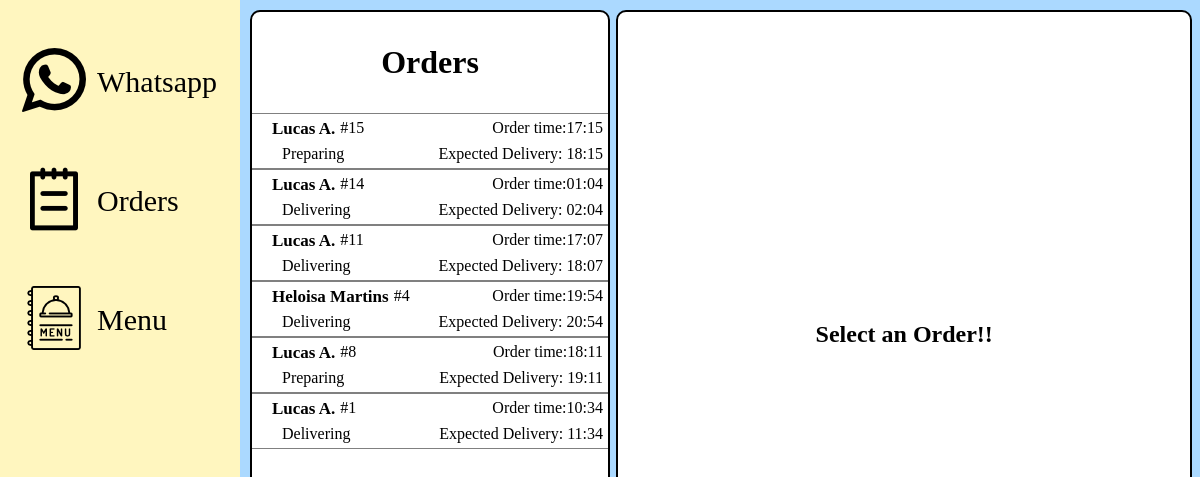
The app's page /manage/, older data.
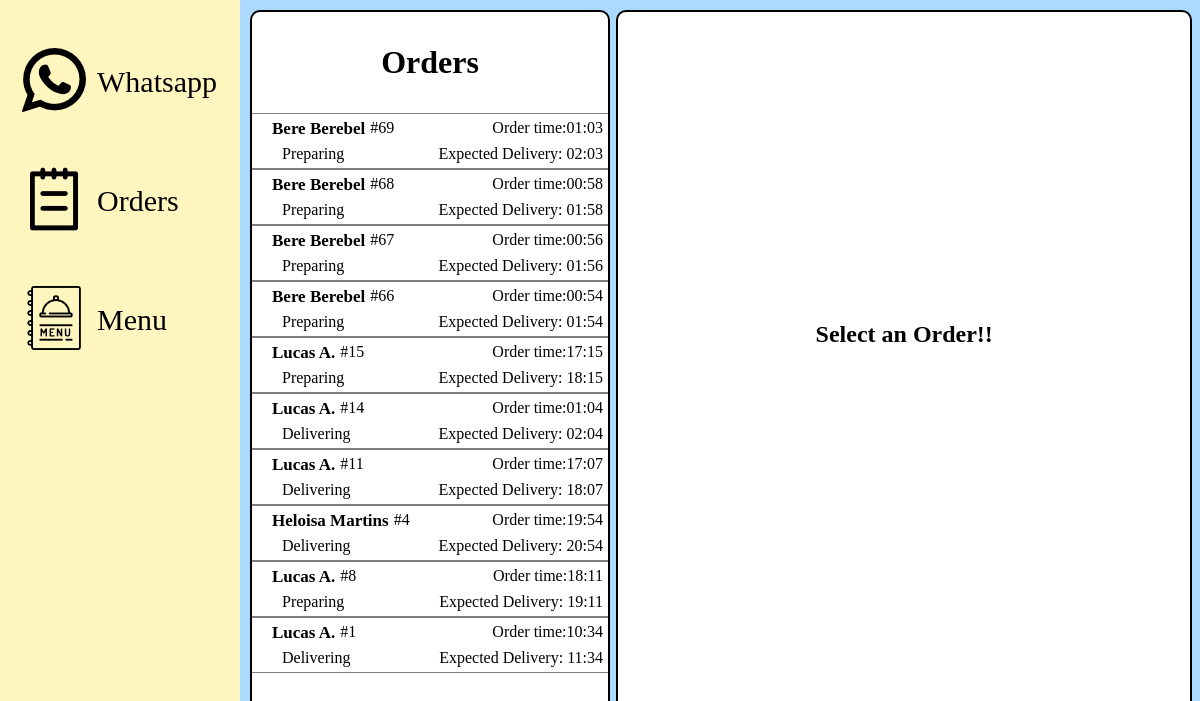
The same page, newer data.
### Bot/models.py (models this page shows, shortened)
class Orders(models.Model):
    contact_id = models.ForeignKey(Contacts, on_delete=models.CASCADE)
    total_value = models.FloatField(blank=True)
    order_date = models.DateTimeField(blank=True, null=True)
    deliver_address = models.TextField(blank=True)
    status = models.CharField(max_length=12, blank=True)
    observation = models.CharField(max_length=250, blank=True)
    def get_id(self):
        return f"{self.id}"
    class Meta: verbose_name_plural = 'Orders'

class Contacts(models.Model):
    name = models.CharField(max_length=32)
    phone_number = models.CharField(max_length=16, unique=True)
    class Meta: verbose_name_plural = 'Contacts'

### Bot/views.py (the view)
# urls.py: path('manage/', manage, name='manage'),
def manage(request, **kwargs):
    orders = Orders.objects.filter(status__in = ('Delivering', 'Preparing')).order_by('-order_date')
    if request.method == 'POST' or kwargs:
        id = kwargs.get('id')
        if request.POST.get('id') != None:
            id = request.POST.get('id')
        active_order = Orders.objects.get(id = id)
        if request.POST.get('print'):
            print_receipt(id)
        if request.POST.get('button_dispatch'):
            active_order.status = 'Delivering'
            send_message(RESPONSES['Delivering'],active_order.contact_id.phone_number,active_order.contact_id)
            active_order.save()
        if request.POST.get('button_finish'):
            active_order.status = 'Done'
            send_interactive_message(RESPONSES["Finish"],active_order.contact_id.phone_number,active_order.contact_id)
            send_message(RESPONSES['Finish_Social'],active_order.contact_id.phone_number,active_order.contact_id)
            active_order.save()
            return redirect('manage')
        num_orders = Orders.objects.filter(contact_id = active_order.contact_id).count()
        order_procuts = Order_Products.objects.filter(order_id = id)
    else:
        active_order = None
        num_orders = 0
        order_procuts = None
    return render(request, 'Manage/manage.html', {'delivery_price' : DELIVERY_PRICE,'orders' : orders, 'delivery_time' : DELIVERY_TIME, 'active_order' : active_order, 'num_order' : num_orders, 'order_products' : order_procuts})

### Bot/templates/Manage/manage.html
{% extends 'main.html' %}
{% load static %}
{% block styles %}
    <link rel="stylesheet" href="{% static 'css/manage.css' %}">
{% endblock %}
{% block content %}
    <section id="order_box">
        <p class="orders">Orders</p>
        <form method="POST"> {% csrf_token %}
            {% for order in orders %}
            <button class="buttonorder" type="submit" name="id" value="{{ order.get_id }}">
                <div class="order">
                    <span class="name">{{ order.contact_id.name }}</span><span class="order_id">#{{ order.id }}</span>
                    <span class="time">Order time:{{ order.order_date|time:"H:i" }}</span><br><br>
                    <span class="status">{{ order.status }}</span><span class="time_limit">Expected Delivery: {{ order.order_date|add:delivery_time|time:"H:i"}}</span>
                </div>
            </button>
            {% endfor %}
        </form>
    </section>
    <section id="active_order">
        {% if active_order %}
        <div class="header_order">
            <span class="name_order">{{ active_order.contact_id.name }} </span>
            <span class="order_number">Order #{{ active_order.id }}</span>
            <span class="time_order">• Order placed <b>{{ active_order.order_date|time:"H:i"}}</b></span><br><br>
            <span class="time_limit_order">Expected Delivery: <b>{{ active_order.order_date|add:delivery_time|time:"H:i"}}</b></span>
            <span class="customer_order_number">{{ num_order }} Orders</span>
            <a href="{% url 'chat_id' active_order.contact_id.id %}"><span class="customer_contact">Contact customer</span></a><br><br><br>
            <span class="order_address"> Delivery to: {{ active_order.deliver_address }}</span>
        </div>
        <div class="body_order">
            <div class="status_color">
                <span class="order_status">Status: {{ active_order.status }}</span><br><br>
                <span class="order_description">Observation: {{ active_order.observation }}</span>
            </div>
            {% for product in order_products %}
                <div class="list">
                    <span class="item">{{ product.quantity}}x {{ product.product_id.name }}</span>
                    <span class="total">$ {{ product.total|stringformat:".2f" }}</span><br>
                </div>
            {% endfor %}
            <div class="details">
                <div class="list">
                    <span class="item">Delivery Tax</span>
                    <span class="total">$ {{ delivery_price|stringformat:".2f" }}</span><br>
                </div>
                <div class="list">
                    <span class="item">Total</span>
                    <span class="total">$ {{ active_order.total_value|add:delivery_price|stringformat:".2f" }}</span><br>
                </div>
            </div>
        </div>
        <div class="buttons_order">
            <form method="POST"> {% csrf_token %}
                <input type="text" value="{{ active_order.id }}" hidden name="id">
                {% if active_order.status == 'Preparing' %}
                    <input class="dispatch_finish" type="submit" value="Dispatch" name="button_dispatch">
                {% endif %}
                {% if active_order.status == 'Delivering' %}
                    <input class="dispatch_finish" type="submit" value="Finish" name="button_finish">
                {% endif %}
                <input class="print" type="submit" value="Print" name="print">
            </form>
        </div>
        {% else %}
            <span class="noneselected"><center>Select an Order!!</center></span>
        {% endif %}
    </section>
{% endblock %}

### Bot/templates/main.html (shortened to what this page needs)
{% load static %}
<!DOCTYPE html>
<html lang="en">
<head>
    {% block styles %}
    {% endblock %}
    <link rel="stylesheet" href="{% static 'css/main.css' %}">
</head>
<body>
    <div>
        <section id="nav">
            <div class="chat">
                <a href="{% url 'chat' %}"><img src="{% static 'img/whatsapp.png' %}">
                <span class="whatsappspan">Whatsapp</span></a><br>
            </div>
            <div class="manage">
                <a href="{% url 'manage' %}"><img src="{% static 'img/manage.png' %}">
                <span class="managespan">Orders</span></a><br>
            </div>
            <div class="menu">
                <a href="{% url 'menu' %}"><img src="{% static 'img/menu.png' %}">
                <span class="menuspan">Menu</span></a><br>
            </div>
        </section>
        <section id="content">
            {% block content %}
            {% endblock %}
        </section>
    </div>
</body>
</html>

### Bot/static/css/manage.css (style rules this page uses)
#order_box { position: absolute; margin-top: 10px; margin-left: 10px; width: 30%; height: 97%; background-color: #FFFFFF; border: 2px solid black; border-radius: 10px; box-sizing: border-box; }
#active_order { position: absolute; background-color: #FFFFFF; margin-top: 10px; right: 0; margin-right: 0.65%; width: 48%; height: 97%; border: 2px solid black; border-radius: 10px; box-sizing: border-box; }
.order { height: 10%; color: black; }
.noneselected { position: relative; height: auto; top: 40%; font-weight: bold; font-size: 24px; }
.orders { position: relative; text-align: center; font-size: 32px; font-weight: bold; }
button.buttonorder { position: relative; width: 100%; background: none; color: inherit; border: none; padding: 0; font: inherit; cursor: pointer; outline: inherit; border-top: 1px solid grey; border-bottom: 1px solid grey; }
.time { position: relative; float: right; top: 5px; right: 5px; }
.name { position: relative; float: left; margin-left: 20px; top: 5px; font-size: 17px; font-weight: bold; }
.status { position: relative; float: left; left: 30px; bottom: 5px; }
.order_id { position: relative; margin-left: 5px; top: 5px; float: left; }
.time_limit { position: relative; float: right; right: 5px; bottom: 5px; }

### Bot/static/css/main.css (style rules this page uses)
body { margin: 0; }
a:link, a:visited { text-decoration: none; color: black; }
img { position: relative; left: 10px; }
#nav { background-color: #FFF6BF; width: 20%; height: 100%; min-height: 100vh; float: left; }
.chat, .manage, .menu { margin-top: 20%; margin-left: 5%; margin-right: 5%; position: relative; font-size: 30px; overflow: hidden; }
.whatsappspan, .managespan, .menuspan { position: absolute; top: 17px; left: 85px; }
#content { background-color: #ABD9FF; width: 80%; height: 100%; min-height: 100vh; float: left; }

Row changes from the older to the newer data that the page shows:
added Orders: contact_id.name "Bere Berebel", id "69", order_date "01:03", status "Preparing", order_date|add "02:03"
added Orders: contact_id.name "Bere Berebel", id "68", order_date "00:58", status "Preparing", order_date|add "01:58"
added Orders: contact_id.name "Bere Berebel", id "67", order_date "00:56", status "Preparing", order_date|add "01:56"
added Orders: contact_id.name "Bere Berebel", id "66", order_date "00:54", status "Preparing", order_date|add "01:54"
